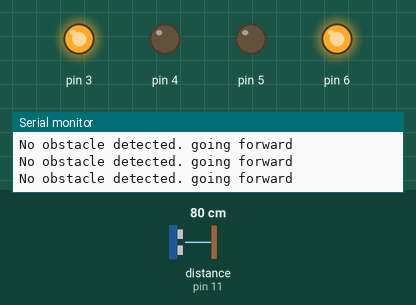
Recording of a sketch running on a simulated Arduino Uno, built with avr-gcc and run on an emulated ATmega328P. Parts: output pins drawn as LEDs (lit = HIGH), the last lines printed to the serial monitor. Wiring (inferred from the names in the program): ultrasonic range finder: trigger pin 10; echo pin 11. Inputs (shaded band) come from the test bench; at power-on: distance to the obstacle (sensor on pin 11) 80 cm. The echo pulse lasts 58.3 µs per cm; pins used as bus, display or sensor lines are not drawn.

Above: at 1.2 s.
1.3 s: distance to the obstacle (sensor on pin 11) set to 29 cm
4.3 s: distance to the obstacle (sensor on pin 11) set to 23 cm
At 5.2 s:
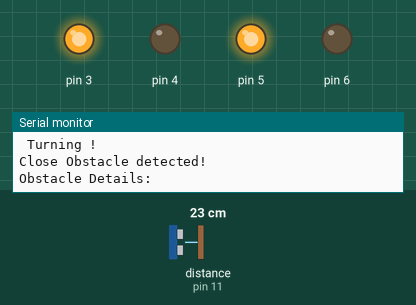
Timing chart, 0 to 7.3 s (numbered marks = the images above; inputs shaded):
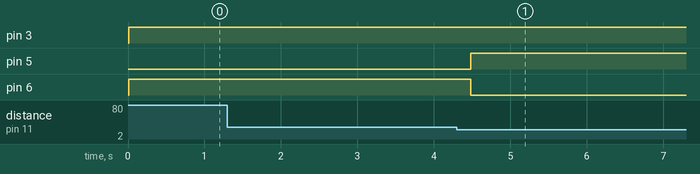

The sketch:

final_code.ino
```cpp
#include <AFMotor.h>
#define trigPin 10
#define echoPin 11
AF_DCMotor motor1(1, MOTOR12_8KHZ);
AF_DCMotor motor2(2, MOTOR12_8KHZ);

void setup() {
  Serial.begin(9600);
  Serial.println("Motor test!");
  pinMode(trigPin, OUTPUT);
  pinMode(echoPin, INPUT);
  pinMode(3, OUTPUT);
  pinMode(4, OUTPUT);
  pinMode(5, OUTPUT);
  pinMode(6, OUTPUT);
 }

void forward() {
  digitalWrite(3, HIGH);
  digitalWrite(4, LOW);
  digitalWrite(5, LOW);
  digitalWrite(6, HIGH);
}
void backward() {
  digitalWrite(3, HIGH);
  digitalWrite(4, LOW);
  digitalWrite(5, HIGH);
  digitalWrite(6, LOW);
}

void loop() {

  long duration, distance;
  digitalWrite(trigPin, LOW);
  delayMicroseconds(2);
  digitalWrite(trigPin, HIGH);

  delayMicroseconds(10);
  digitalWrite(trigPin, LOW);
  duration = pulseIn(echoPin, HIGH);
  distance = (duration / 2) / 29.1;
  if (distance < 25) { /*if there's an obstacle 25 centimers, ahead, do the following: */
    Serial.println ("Close Obstacle detected!" );
    Serial.println ("Obstacle Details:");
    Serial.print ("Distance From Robot is " );
    Serial.print ( distance);
    Serial.print ( " CM!");

    Serial.println (" The obstacle is declared a threat due to close distance. ");
    Serial.println (" Turning !");
    backward();

  }
  else {
    Serial.println ("No obstacle detected. going forward");
    delay (5);
   forward();
  }


}
```

Measured:
- the behaviour switches between 26 and 25 cm on distance to the obstacle (sensor on pin 11) (found by bisection; images 0 and 1)
- after the input at 4.3 s, pin 5: LOW → HIGH after 0.18 s; pin 6: HIGH → LOW after 0.18 s
